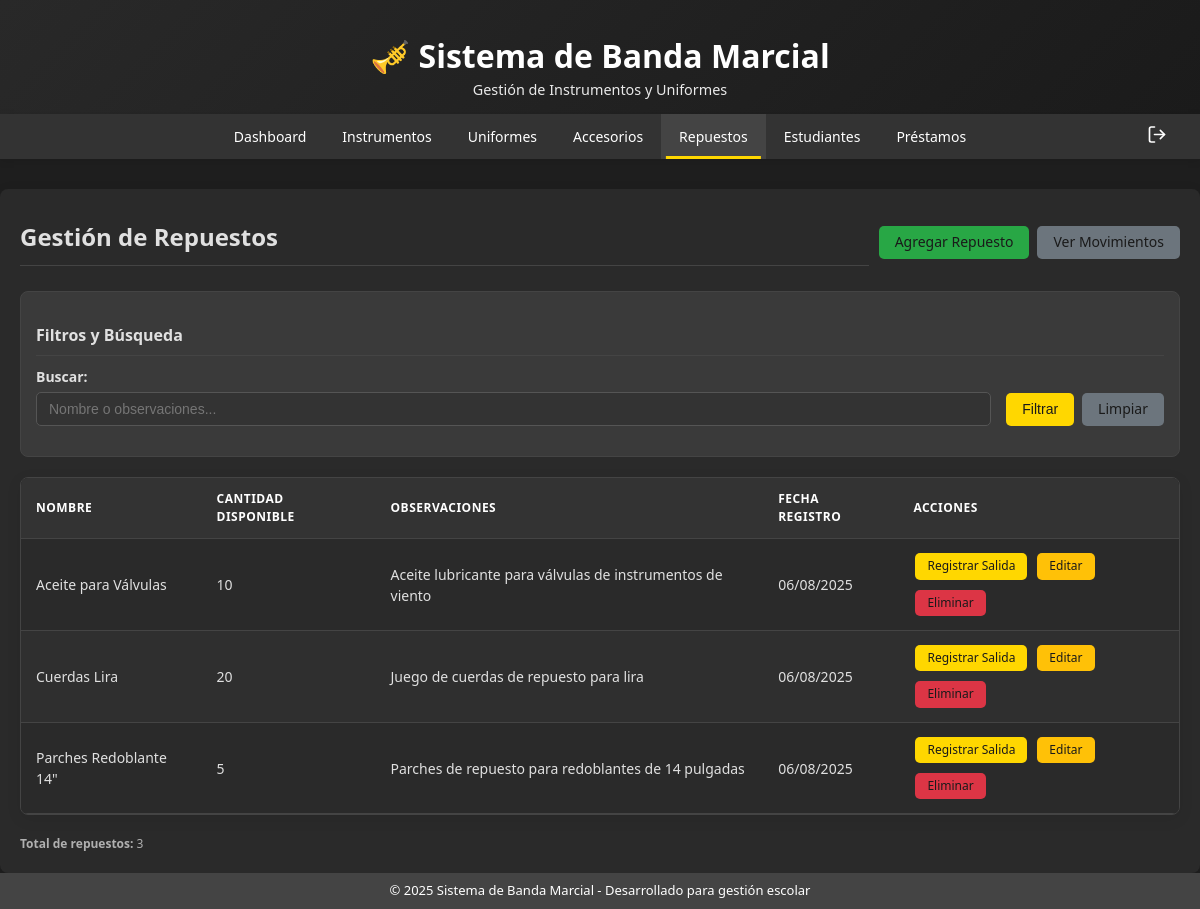
/modules/repuestos/index.php (signed in), run on an earlier commit of the app's database.
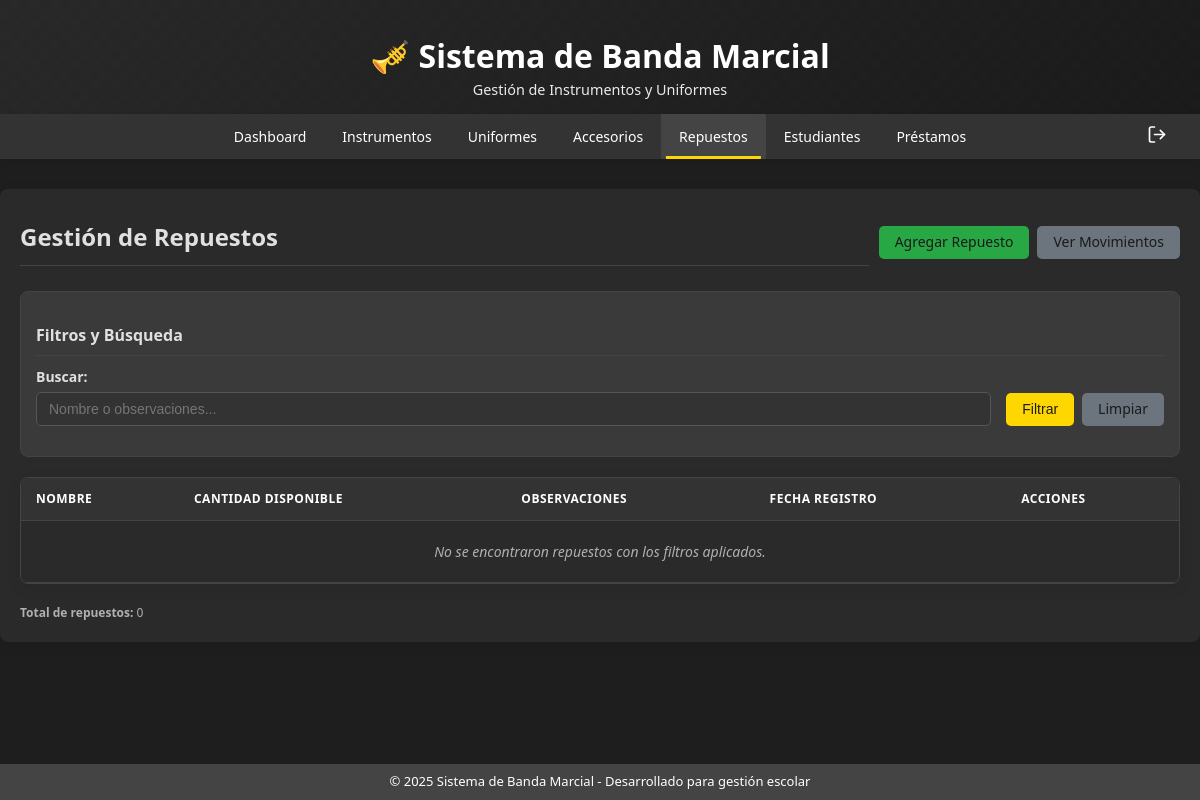
And on a later commit of the database.
### tables this page shows
CREATE TABLE repuestos (
  id INT AUTO_INCREMENT PRIMARY KEY,
  nombre VARCHAR(100) NOT NULL,
  cantidad_disponible INT NOT NULL DEFAULT 0,
  observaciones TEXT,
  fecha_registro TIMESTAMP DEFAULT CURRENT_TIMESTAMP,
  fecha_actualizacion TIMESTAMP DEFAULT CURRENT_TIMESTAMP ON UPDATE CURRENT_TIMESTAMP
);

### modules/repuestos/index.php (the view, shortened to what this page needs)
<?php
require_once '../../includes/header.php';
$conn = getDBConnection();
$buscar = isset($_GET['buscar']) ? $_GET['buscar'] : '';
$sql = "SELECT * FROM repuestos WHERE 1=1";
$params = [];
$sql .= " ORDER BY nombre";
try {
    $stmt = $conn->prepare($sql);
    $stmt->execute($params);
    $repuestos = $stmt->fetchAll(PDO::FETCH_ASSOC);
} catch(PDOException $e) {
    echo "Error: " . $e->getMessage();
}
?>
<div class="main-content">
    <div class="header-actions">
        <h2>Gestión de Repuestos</h2>
        <div class="btn-group">
            <a href="crear.php" class="btn btn-success">Agregar Repuesto</a>
            <a href="movimientos.php" class="btn btn-secondary">Ver Movimientos</a>
        </div>
    </div>
    <div class="filters">
        <h3>Filtros y Búsqueda</h3>
        <form method="GET">
            <div class="form-row">
                <div class="form-group">
                    <label>Buscar:</label>
                    <input type="text" name="buscar" class="form-control" placeholder="Nombre o observaciones..." value="<?php echo htmlspecialchars($buscar); ?>">
                </div>
                <div class="form-group">
                    <div class="btn-group">
                        <button type="submit" class="btn">Filtrar</button>
                        <a href="index.php" class="btn btn-secondary">Limpiar</a>
                    </div>
                </div>
            </div>
        </form>
    </div>
    <div class="table-container">
        <table id="tabla-datos">
            <thead>
                <tr>
                    <th>Nombre</th>
                    <th>Cantidad Disponible</th>
                    <th>Observaciones</th>
                    <th>Fecha Registro</th>
                    <th>Acciones</th>
                </tr>
            </thead>
            <tbody>
                <?php if (empty($repuestos)): ?>
                <tr>
                    <td colspan="5" class="no-results-cell">
                        No se encontraron repuestos con los filtros aplicados.
                    </td>
                </tr>
                <?php else: ?>
                <?php foreach ($repuestos as $repuesto): ?>
                <tr>
                    <td><?php echo htmlspecialchars($repuesto['nombre']); ?></td>
                    <td><?php echo htmlspecialchars($repuesto['cantidad_disponible']); ?></td>
                    <td><?php echo htmlspecialchars($repuesto['observaciones']); ?></td>
                    <td><?php echo date('d/m/Y', strtotime($repuesto['fecha_registro'])); ?></td>
                    <td>
                        <div class="table-actions">
                            <a href="salida.php?id=<?php echo $repuesto['id']; ?>" class="btn btn-primary">Registrar Salida</a>
                            <a href="editar.php?id=<?php echo $repuesto['id']; ?>" class="btn btn-warning">Editar</a>
                            <a href="eliminar.php?id=<?php echo $repuesto['id']; ?>" class="btn btn-danger" onclick="return confirmarEliminacion('¿Está seguro de eliminar este repuesto? Esto eliminará también su historial de movimientos.')">Eliminar</a>
                        </div>
                    </td>
                </tr>
                <?php endforeach; ?>
                <?php endif; ?>
            </tbody>
        </table>
    </div>
    <div class="text-small text-muted">
        <strong>Total de repuestos:</strong> <?php echo count($repuestos); ?>
    </div>
</div>
<?php require_once '../../includes/footer.php'; ?>

What changed in the data, as far as the page shows it:
removed repuestos: nombre "Aceite para Válvulas", cantidad_disponible "10", observaciones "Aceite lubricante para válvulas de instrumentos de viento", fecha_registro "06/08/2025"
removed repuestos: nombre "Cuerdas Lira", cantidad_disponible "20", observaciones "Juego de cuerdas de repuesto para lira", fecha_registro "06/08/2025"
removed repuestos: nombre "Parches Redoblante 14\"", cantidad_disponible "5", observaciones "Parches de repuesto para redoblantes de 14 pulgadas", fecha_registro "06/08/2025"
Also different on the page:
count($repuestos): "3" → "0"
text now shown: "No se encontraron repuestos con los filtros aplicados."
